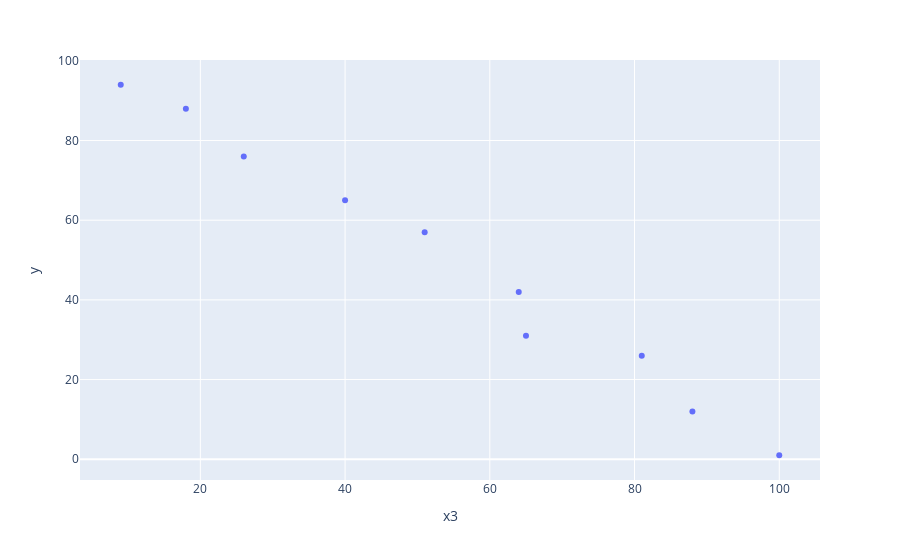

This figure's notebook cell:
### Code cell
tmp = pd.DataFrame({'x3': (np.asarray(x[:,2])).flatten(),
                    'y': (np.asarray(y)).flatten()})

fig = px.scatter(tmp, x="x3", y="y")
fig.show()

### Figure 1 — Plotly figure (JSON) as saved in the notebook; plotly's stock layout.template omitted (floating-point values rounded to 4 significant figures)
{"data": [{"hovertemplate": "x3=%{x}<br>y=%{y}<extra></extra>", "legendgroup": "", "marker": {"color": "#636efa", "symbol": "circle"}, "mode": "markers", "name": "", "orientation": "v", "showlegend": false, "type": "scatter", "x": [100, 88, 81, 65, 64, 51, 40, 26, 18, 9], "xaxis": "x", "y": [1, 12, 26, 31, 42, 57, 65, 76, 88, 94], "yaxis": "y"}], "layout": {"autosize": true, "legend": {"tracegroupgap": 0}, "margin": {"t": 60}, "xaxis": {"anchor": "y", "autorange": true, "domain": [0, 1], "range": [2.614, 106.4], "title": {"text": "x3"}, "type": "linear"}, "yaxis": {"anchor": "x", "autorange": true, "domain": [0, 1], "range": [-6.201, 101.2], "title": {"text": "y"}, "type": "linear"}}}
